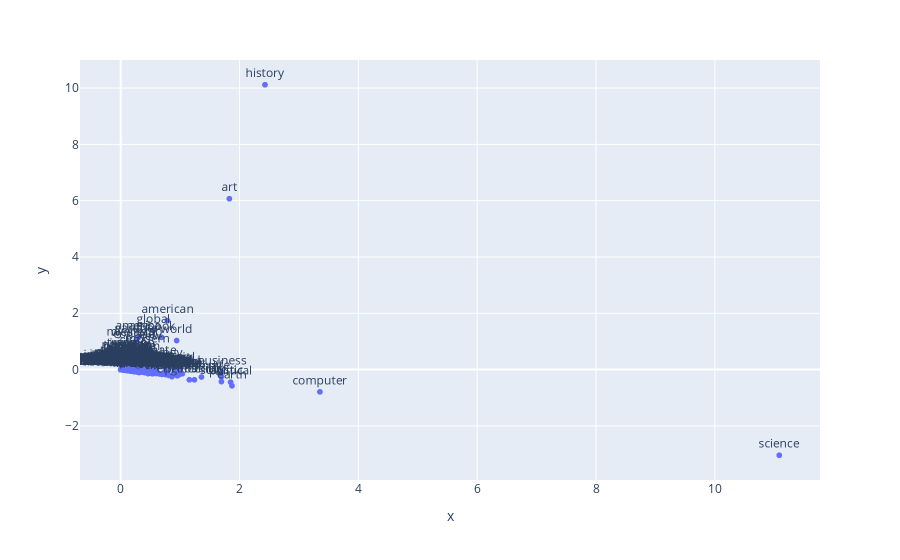

The notebook cell this image was saved under:
### Code cell
fig = px.scatter(x=Z[:, 0], y=Z[:, 1], text=index_word_map, size_max=60)
fig.update_traces(textposition='top center')
fig.show()

### Figure 1 — Plotly figure (JSON) as saved in the notebook; plotly's stock layout.template omitted (floating-point values rounded to 4 significant figures; data arrays with more than 128 entries replaced by an {"elided": "..."} marker saying what was removed)
{"data": [{"hovertemplate": "x=%{x}<br>y=%{y}<br>text=%{text}<extra></extra>", "legendgroup": "", "marker": {"color": "#636efa", "symbol": "circle"}, "mode": "markers+text", "name": "", "showlegend": false, "text": {"elided": "2131 str values"}, "textposition": "top center", "type": "scattergl", "x": {"elided": "2131 float values"}, "xaxis": "x", "y": {"elided": "2131 float values"}, "yaxis": "y"}], "layout": {"legend": {"tracegroupgap": 0}, "margin": {"t": 60}, "xaxis": {"anchor": "y", "domain": [0, 1], "title": {"text": "x"}}, "yaxis": {"anchor": "x", "domain": [0, 1], "title": {"text": "y"}}}}
